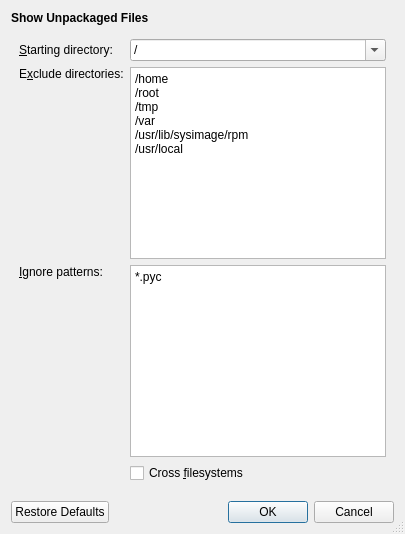
<?xml version="1.0" encoding="UTF-8"?>
<ui version="4.0">
 <class>OpenUnpkgDialog</class>
 <widget class="QDialog" name="OpenUnpkgDialog">
  <property name="windowTitle">
   <string>Show Unpackaged Files</string>
  </property>
  <property name="sizeGripEnabled">
   <bool>true</bool>
  </property>
  <layout class="QVBoxLayout" name="verticalLayout">
   <item>
    <widget class="QLabel" name="dialogHeading">
     <property name="font">
      <font>
       <weight>75</weight>
       <bold>true</bold>
      </font>
     </property>
     <property name="text">
      <string>Show Unpackaged Files</string>
     </property>
    </widget>
   </item>
   <item>
    <layout class="QGridLayout" name="gridLayout">
     <property name="leftMargin">
      <number>8</number>
     </property>
     <property name="topMargin">
      <number>8</number>
     </property>
     <property name="rightMargin">
      <number>8</number>
     </property>
     <property name="bottomMargin">
      <number>12</number>
     </property>
     <item row="2" column="0" alignment="Qt::AlignTop">
      <widget class="QLabel" name="ignorePatternsCaption">
       <property name="text">
        <string>&amp;Ignore patterns:</string>
       </property>
       <property name="buddy">
        <cstring>ignorePatternsTextEdit</cstring>
       </property>
      </widget>
     </item>
     <item row="0" column="1">
      <widget class="QComboBox" name="startingDirComboBox">
       <property name="editable">
        <bool>true</bool>
       </property>
       <item>
        <property name="text">
         <string notr="true">/</string>
        </property>
       </item>
       <item>
        <property name="text">
         <string notr="true">/usr</string>
        </property>
       </item>
       <item>
        <property name="text">
         <string notr="true">/usr/lib</string>
        </property>
       </item>
       <item>
        <property name="text">
         <string notr="true">/usr/share</string>
        </property>
       </item>
       <item>
        <property name="text">
         <string notr="true">/lib</string>
        </property>
       </item>
       <item>
        <property name="text">
         <string notr="true">/etc</string>
        </property>
       </item>
       <item>
        <property name="text">
         <string notr="true">/opt</string>
        </property>
       </item>
      </widget>
     </item>
     <item row="1" column="1">
      <widget class="QPlainTextEdit" name="excludeDirsTextEdit">
       <property name="minimumSize">
        <size>
         <width>160</width>
         <height>73</height>
        </size>
       </property>
       <property name="toolTip">
        <string>&lt;nobr&gt;Do not show directories matching a full path pattern, &lt;/nobr&gt;with no trailing slash, using *, ?, and [] as wildcards.</string>
       </property>
       <property name="lineWrapMode">
        <enum>QPlainTextEdit::NoWrap</enum>
       </property>
       <property name="plainText">
        <string notr="true">/home
/root
/tmp
/var
/usr/lib/sysimage/rpm
/usr/local
</string>
       </property>
      </widget>
     </item>
     <item row="0" column="0">
      <widget class="QLabel" name="startingDirCaption">
       <property name="text">
        <string>&amp;Starting directory:</string>
       </property>
       <property name="buddy">
        <cstring>startingDirComboBox</cstring>
       </property>
      </widget>
     </item>
     <item row="1" column="0" alignment="Qt::AlignTop">
      <widget class="QLabel" name="excludeDirsCaption">
       <property name="text">
        <string>E&amp;xclude directories:</string>
       </property>
       <property name="buddy">
        <cstring>excludeDirsTextEdit</cstring>
       </property>
      </widget>
     </item>
     <item row="2" column="1">
      <widget class="QPlainTextEdit" name="ignorePatternsTextEdit">
       <property name="minimumSize">
        <size>
         <width>160</width>
         <height>73</height>
        </size>
       </property>
       <property name="toolTip">
        <string>Ignore files matching either:&lt;br/&gt;1) a filename suffix, in the format *.abc;&lt;br/&gt;&lt;nobr&gt;2) a filename, excluding the path, using *, ?, and [] as wildcards;&lt;nobr/&gt;&lt;br/&gt;3) a full path, using *, ?, and [] as wildcards.</string>
       </property>
       <property name="lineWrapMode">
        <enum>QPlainTextEdit::NoWrap</enum>
       </property>
       <property name="plainText">
        <string notr="true">*.pyc
</string>
       </property>
      </widget>
     </item>
     <item row="3" column="1">
      <widget class="QCheckBox" name="crossFilesystemsCheckBox">
       <property name="toolTip">
        <string>Normal mounts only,
no bind mounts,
no multiple mounts,
no network mounts</string>
       </property>
       <property name="text">
        <string>Cross &amp;filesystems</string>
       </property>
      </widget>
     </item>
    </layout>
   </item>
   <item>
    <widget class="QDialogButtonBox" name="buttonBox">
     <property name="standardButtons">
      <set>QDialogButtonBox::Cancel|QDialogButtonBox::Ok|QDialogButtonBox::RestoreDefaults</set>
     </property>
    </widget>
   </item>
  </layout>
 </widget>
 <tabstops>
  <tabstop>startingDirComboBox</tabstop>
  <tabstop>excludeDirsTextEdit</tabstop>
  <tabstop>ignorePatternsTextEdit</tabstop>
 </tabstops>
 <resources/>
 <connections>
  <connection>
   <sender>buttonBox</sender>
   <signal>accepted()</signal>
   <receiver>OpenUnpkgDialog</receiver>
   <slot>accept()</slot>
   <hints>
    <hint type="sourcelabel">
     <x>167</x>
     <y>265</y>
    </hint>
    <hint type="destinationlabel">
     <x>167</x>
     <y>144</y>
    </hint>
   </hints>
  </connection>
  <connection>
   <sender>buttonBox</sender>
   <signal>rejected()</signal>
   <receiver>OpenUnpkgDialog</receiver>
   <slot>reject()</slot>
   <hints>
    <hint type="sourcelabel">
     <x>167</x>
     <y>265</y>
    </hint>
    <hint type="destinationlabel">
     <x>167</x>
     <y>144</y>
    </hint>
   </hints>
  </connection>
 </connections>
</ui>
